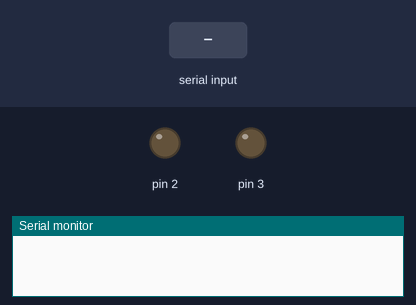
A sketch run on a simulated Arduino Uno, built with avr-gcc and run on an emulated ATmega328P. Shown: output pins drawn as LEDs (lit = HIGH), the last lines printed to the serial monitor. The inputs (shaded band) are chosen by the test bench.

Above: at 1.2 s.
1.3 s: "90,45\n" received over Serial
At 2.5 s:
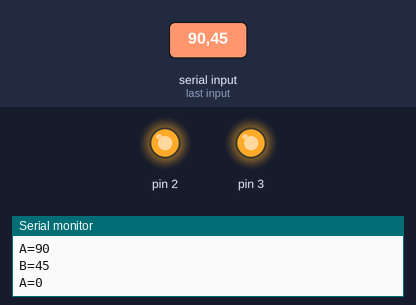
4.3 s: "5\n" received over Serial
At 6.5 s:
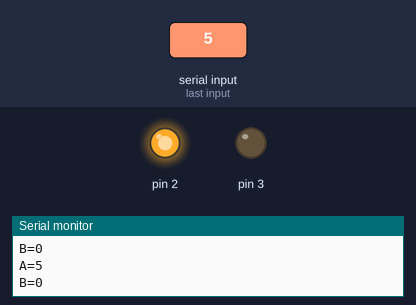
6.8 s: "30,150\n" received over Serial
At 7.9 s:
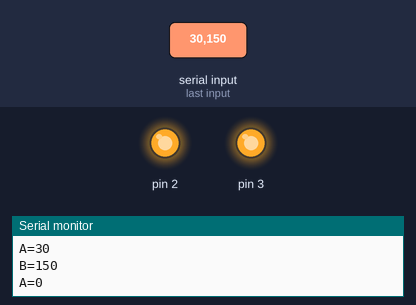
9.8 s: "90\n" received over Serial
At 11.9 s:
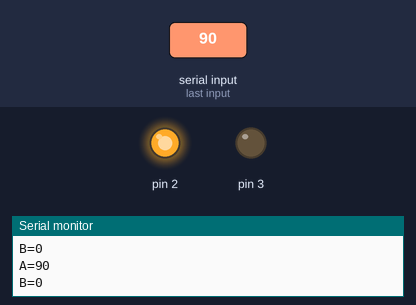
Timing chart, 0 to 13.3 s (numbered marks = the images above; inputs shaded):
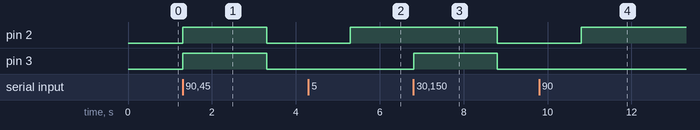

Measured:
- after the input at 1.3 s, pin 2, pin 3: LOW → HIGH at once, → LOW 2.0 s later
- after the input at 4.3 s, pin 2: LOW → HIGH after 1.0 s
- after the input at 6.8 s, pin 2: HIGH → LOW after 2.0 s; pin 3: LOW → HIGH at once, → LOW 2.0 s later
- after the input at 9.8 s, pin 2: LOW → HIGH after 1.0 s

The sketch:

half_adder_software_input_and_process.ino
```cpp
// C++ code
//
void setup()
{
  pinMode(2, OUTPUT);
  pinMode(3, OUTPUT);
  Serial.begin(9600);
}

void loop()
{
  if (Serial.available() > 0)
  {
    int A = Serial.parseInt();
    Serial.print("A=");
    Serial.println(A);
    int B = Serial.parseInt();
    Serial.print("B=");
    Serial.println(B);
    digitalWrite(2, A ^ B); // Co
    digitalWrite(3, A & B); // S
    Serial.println();
  }
}
```
